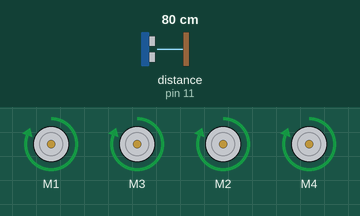
A sketch run on a simulated Arduino Uno, built with avr-gcc and run on an emulated ATmega328P. On the bench: 4 × DC motor (green arrow = forward, orange = backward, longer = faster). Wiring (inferred from the names in the program): ultrasonic range finder: trigger pin 12; echo pin 11. The inputs (shaded band) are chosen by the test bench; at power-on: distance to the obstacle (sensor on pin 11) 80 cm. The echo pulse lasts 58.3 µs per cm; what the sketch prints to the serial monitor is not drawn.

Above: at 1.2 s.
1.3 s: distance to the obstacle (sensor on pin 11) set to 13 cm
4.3 s: distance to the obstacle (sensor on pin 11) set to 10 cm
At 5.3 s:
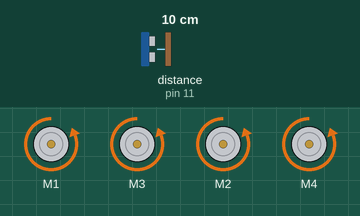
At 6.5 s:
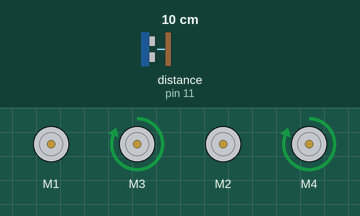
7.3 s: distance to the obstacle (sensor on pin 11) set to 35 cm
At 7.3 s:
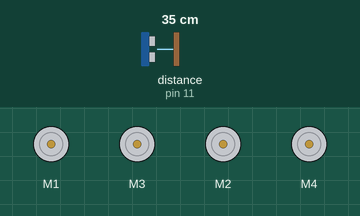
Timing chart, 0 to 10.3 s (numbered marks = the images above; inputs shaded):
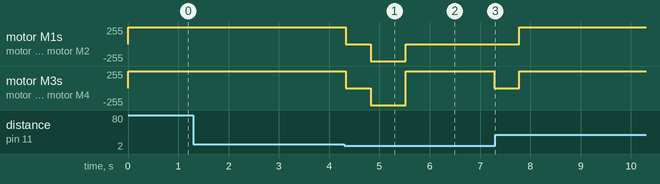

The sketch:

Obstacle-AwareRobot.ino
```cpp
#include <AFMotor.h>
#include <NewPing.h>

#define trigPin 12 // Trigger Pini (Ses gönderme)
#define echoPin 11 // Echo Pini (Yansıyan ses algılama)

long microsaniyeSure, cmMesafe; // Mesafe hesabında kullanılan değişkenler

AF_DCMotor Motor1(1);
AF_DCMotor Motor2(3);
AF_DCMotor Motor3(2);
AF_DCMotor Motor4(4);

long mesafeOlcumu()
{
  digitalWrite(trigPin, LOW); // Hoparlör 2ms sessiz
  delayMicroseconds(5);
  digitalWrite(trigPin, HIGH); // Hoparlör 10ms sesli
  delayMicroseconds(10);
  digitalWrite(trigPin, LOW); // Hoparlör sessiz

  microsaniyeSure = pulseIn(echoPin, HIGH,  11600); // Mikrofonu dinle, yansıma süresini microsaniyeSure değişkenine al
  cmMesafe = microsaniyeSure/29.1/2; // microsaniyeSure'dan cm olarak mesafeyi hesapla

 /* Serial.print(cmMesafe); //Mesafe bilgisi
  Serial.println(" cm"); // Birim değeri */

  return cmMesafe;
}
void ileri()
{
    Serial.print("İleri");
    Motor1.setSpeed(255);
    Motor2.setSpeed(255);
    Motor3.setSpeed(255);
    Motor4.setSpeed(255);

    Motor1.run(FORWARD);
    Motor2.run(FORWARD);
    Motor3.run(FORWARD);
    Motor4.run(FORWARD);
}
void solaDon()
{
    Motor3.setSpeed(0);   //sola don
    Motor1.setSpeed(0);
    Motor3.run(BRAKE);
    Motor1.run(BRAKE);

    Motor2.setSpeed(255);
    Motor4.setSpeed(255);
    Motor2.run(FORWARD);
    Motor4.run(FORWARD);
    delay(1750);
}
void geri()
{
    Motor1.setSpeed(255);
    Motor2.setSpeed(255);
    Motor3.setSpeed(255);
    Motor4.setSpeed(255);

    Motor1.run(BACKWARD);
    Motor2.run(BACKWARD);
    Motor3.run(BACKWARD);
    Motor4.run(BACKWARD);
    delay(700);
}
void dur()
{
    Motor1.setSpeed(0);
    Motor2.setSpeed(0);
    Motor3.setSpeed(0);
    Motor4.setSpeed(0);

    Motor1.run(BRAKE);
    Motor2.run(BRAKE);
    Motor3.run(BRAKE);
    Motor4.run(BRAKE);
    delay(500);
}

void setup()
{
  Serial.begin (9600);
  pinMode(trigPin, OUTPUT); // Ses gönderme pin türünü çıkış olarak ayarla
  pinMode(echoPin, INPUT);  // Yansıyan ses algılama pin türünü giriş olarak ayarla
}
void loop()
{
  while( mesafeOlcumu() > 10 || mesafeOlcumu() == 0 )
  {
    ileri();
    delay(50);
  }
  dur();
  geri();
  solaDon();
  dur();

}
```

Measured:
- the behaviour switches between 12 and 11 cm on distance to the obstacle (sensor on pin 11) (found by bisection; images 0 and 1)
- after the input at 1.3 s, every drawn part: stays the same
- after the input at 4.3 s, motor M1, motor M2: forward 255/255 → stopped at once, → backward 255/255 0.50 s later, → stopped 0.70 s later; motor M3, motor M4: forward 255/255 → stopped at once, → backward 255/255 0.50 s later, → forward 255/255 0.70 s later, → stopped 1.8 s later
